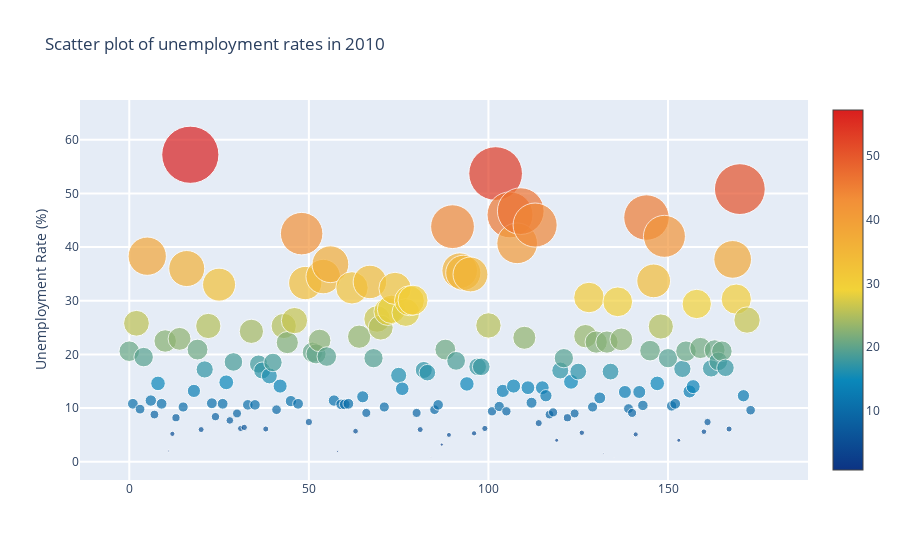

Notebook cell for this chart:
### Code cell
l=[]
trace0= go.Scatter(
        y= df_country['2010'],
        mode= 'markers',
        name='Unemployment (%)',
        marker= dict(size= df_country['2010'].values,
                    line= dict(width=1),
                    color= df_country['2010'].values,
                    opacity= 0.7,
                    colorscale='Portland',
                    showscale=True),
        text= df_country['Country Name'].values) # The hover text goes here... 
l.append(trace0);

layout= go.Layout(
    title= 'Scatter plot of unemployment rates in 2010',
    hovermode= 'closest',
    xaxis= dict(
#        title= 'Pop',
        ticklen= 5,
        zeroline= False,
        gridwidth= 2,
    ),
    yaxis=dict(
        title= 'Unemployment Rate (%)',
        ticklen= 5,
        gridwidth= 2,
    ),
    showlegend= False,
)
fig= go.Figure(data=l, layout=layout)
py.iplot(fig)

### Figure 1 — Plotly figure (JSON) as saved in the notebook; plotly's stock layout.template omitted (floating-point values rounded to 4 significant figures; data arrays with more than 128 entries replaced by an {"elided": "..."} marker saying what was removed)
{"data": [{"marker": {"color": {"elided": "174 float values"}, "colorscale": [[0, "rgb(12,51,131)"], [0.25, "rgb(10,136,186)"], [0.5, "rgb(242,211,56)"], [0.75, "rgb(242,143,56)"], [1, "rgb(217,30,30)"]], "line": {"width": 1}, "opacity": 0.7, "showscale": true, "size": {"elided": "174 float values"}}, "mode": "markers", "name": "Unemployment (%)", "text": {"elided": "174 str values"}, "type": "scatter", "y": {"elided": "174 float values"}}], "layout": {"hovermode": "closest", "showlegend": false, "title": {"text": "Scatter plot of unemployment rates in 2010"}, "xaxis": {"gridwidth": 2, "ticklen": 5, "zeroline": false}, "yaxis": {"gridwidth": 2, "ticklen": 5, "title": {"text": "Unemployment Rate (%)"}}}}
